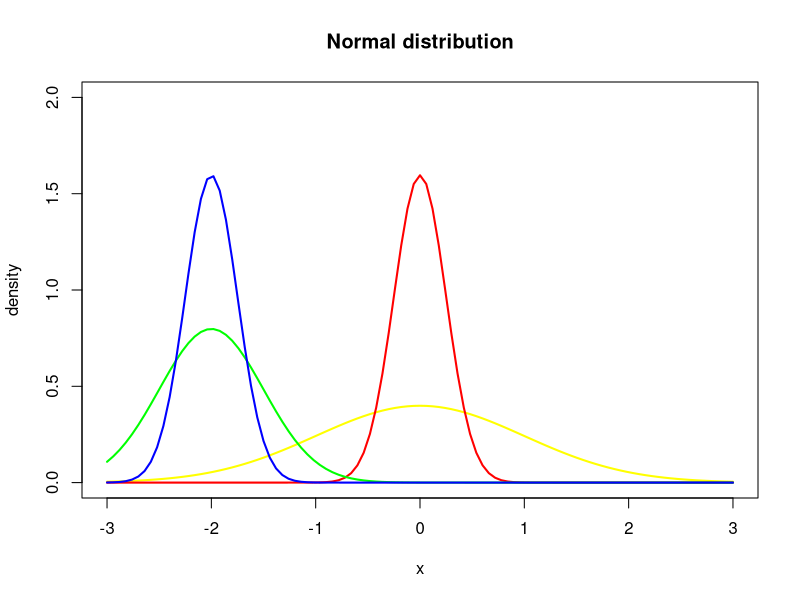
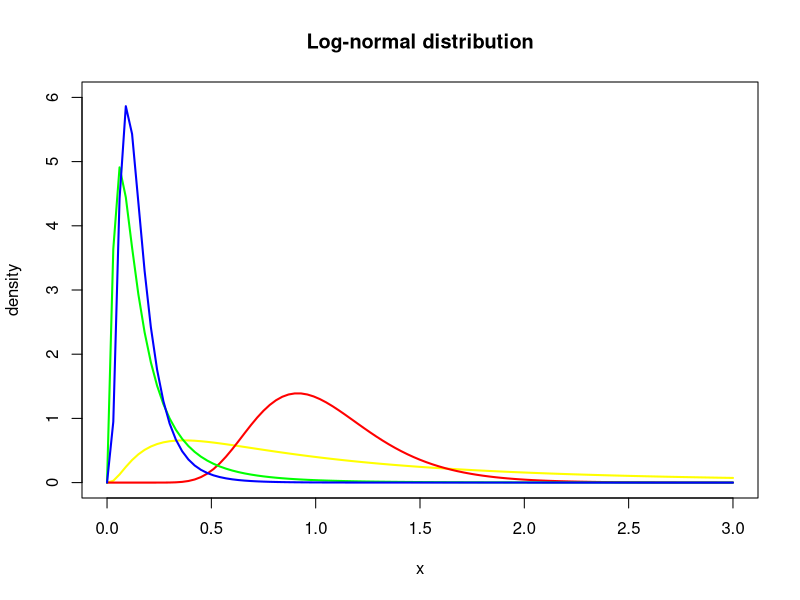
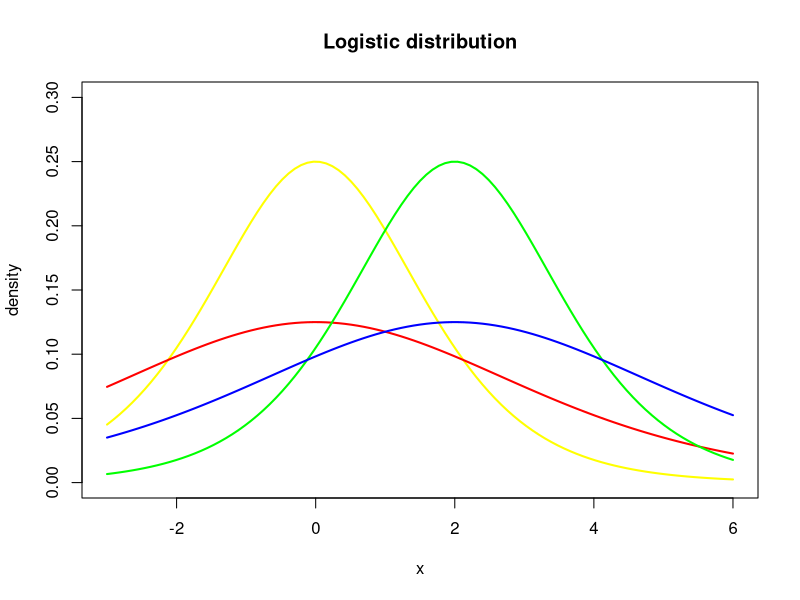
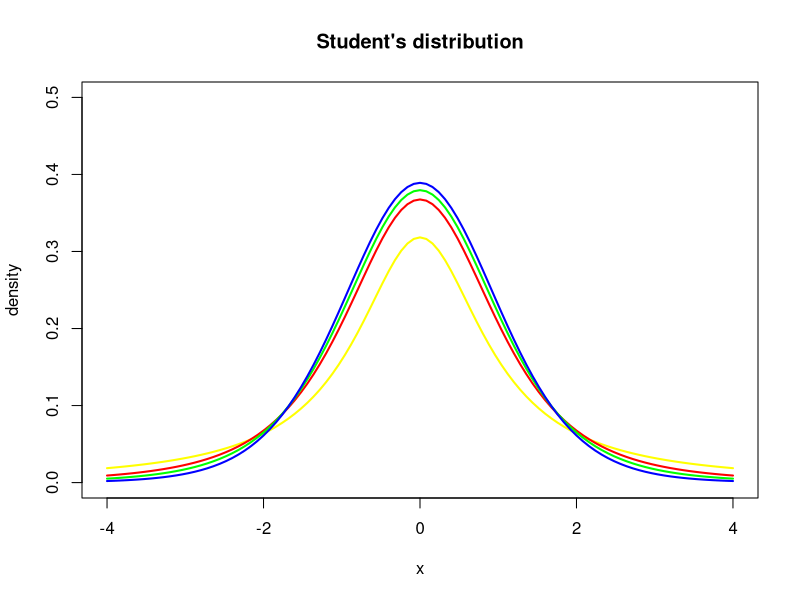
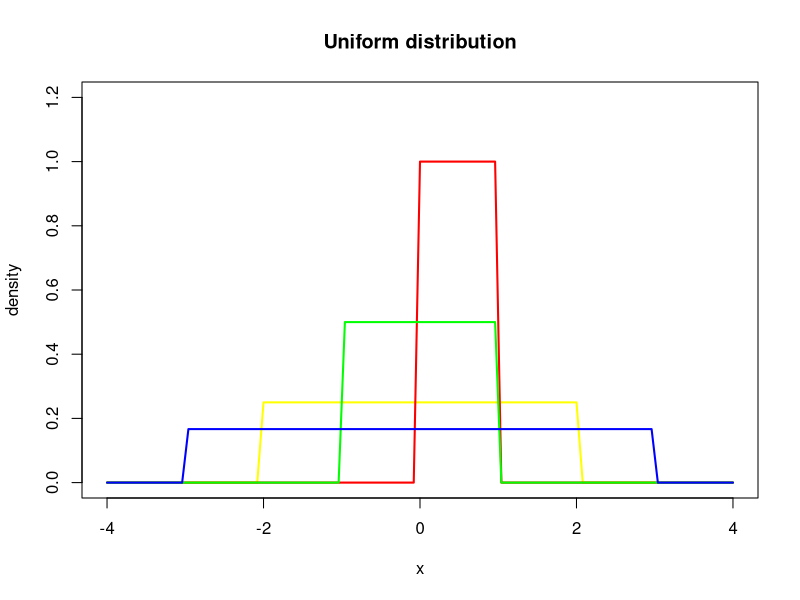
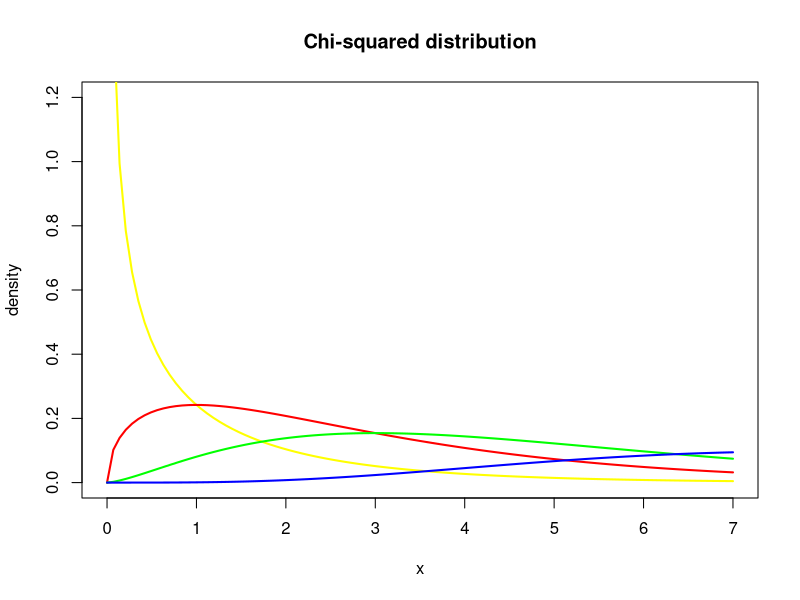
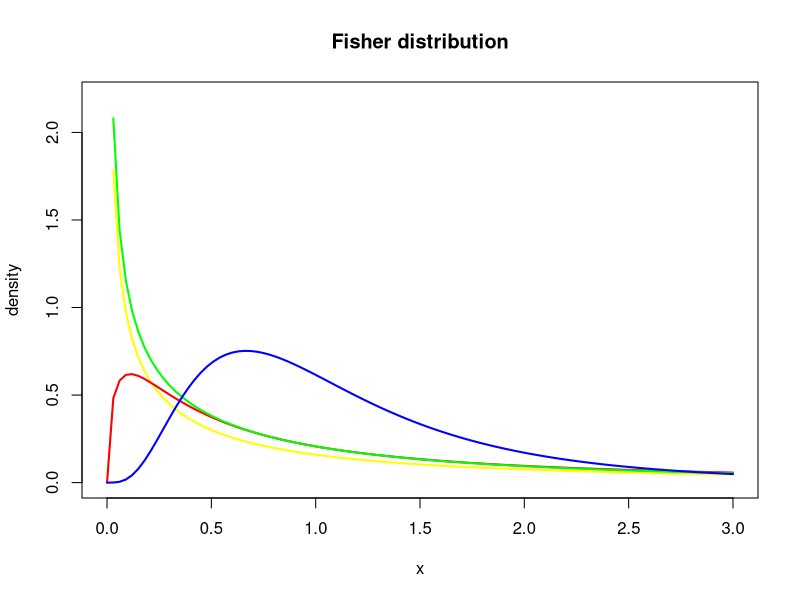
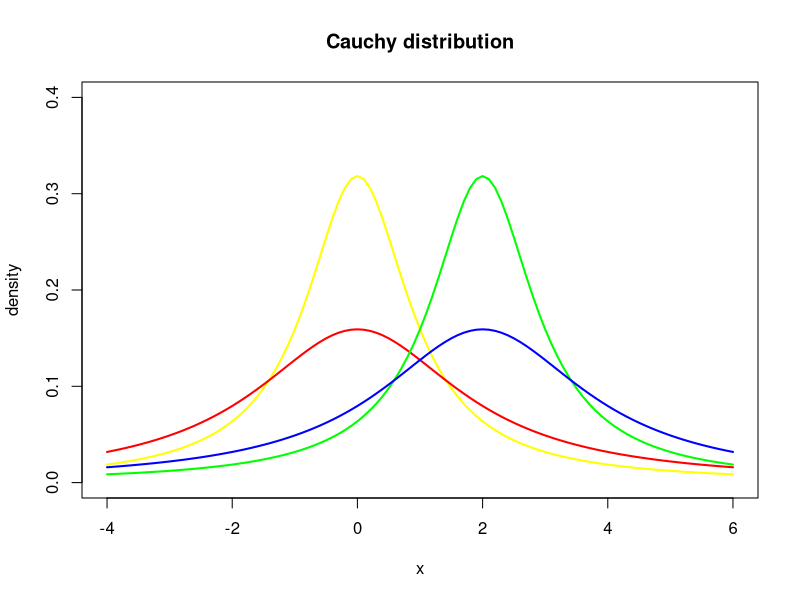

Recreate these plots in R, in order.
bprint <- function(num, value) {
  print(paste0(num, ") ", round(value, digits=2)))
}


plot_curves <- function(func1, func2, func3, func4, from_range, to_range, max_value, title) {
  plot(c(from_range, to_range), c(0, max_value), type="n", xlab="x", ylab="density", main=title)
  curve(func1, from_range, to_range, col="yellow", lwd=2, add=TRUE)
  curve(func2, from_range, to_range, col="red", lwd=2, add=TRUE)
  curve(func3, from_range, to_range, col="green", lwd=2, add=TRUE)
  curve(func4, from_range, to_range, col="blue", lwd=2, add=TRUE)      
}


plot_points <- function(values1, values2, values3, values4, title) {
  max_value = max(c(values1, values2, values3, values4))
  plot(c(0, length(values1)), c(0, max_value), type="n", xlab="x", ylab="density", main=title)
  points(values1, col="red", pch=4)
  points(values2, col="green", pch=4)
  points(values3, col="blue", pch=4)
  points(values4, col="yellow", pch=4)
}


# Part 1
bprint(1, pexp(0.5, rate=2.5))
bprint(2, ppois(8, lambda=0.125))
bprint(3, pchisq(5, df=20, lower.tail=FALSE))
bprint(4, pgeom(4, prob=0.125, lower.tail=FALSE))
bprint(5, qgamma(1/3, shape=4, rate=8))
bprint(6, qhyper(2/3, m=15, n=10, k=12))
bprint(7, qlogis(0.6, location=-2, scale=9, lower.tail=FALSE))
bprint(8, qbinom(0.25, size=100, prob=1/7, lower.tail=FALSE))
bprint(9, dcauchy(18, location=-3, scale=9))
bprint(10, dnbinom(2, size=20, prob=0.75))
bprint(11, pf(1.5, df1=8, df2=16) - pf(1, df1=8, df2=16))
bprint(12, pt(0.5, df=10) - pt(-0.5, df=10))
bprint(13, ppois(10, lambda=2) - ppois(4, lambda=2))
bprint(14, max(dbinom(0:50, size=50, prob=0.375)))

# Part 2
sample1 <- rbeta(100, shape1=5, shape=10)
sample2 <- rgeom(200, prob=0.75)
sample3 <- rbinom(500, size=1, p=0.2)

# Part 3
plot_curves(
  function(x) dnorm(x, mean=0, sd=1), function(x) dnorm(x, mean=0, sd=0.25),
  function(x) dnorm(x, mean=-2, sd=0.5), function(x) dnorm(x, mean=-2, sd=0.25),
  from_range=-3, to_range=3, max_value=2, title="Normal distribution"
)
plot_curves(
  function(x) dlnorm(x, meanlog=0, sdlog=1), function(x) dlnorm(x, meanlog=0, sdlog=0.3),
  function(x) dlnorm(x, meanlog=-2, sdlog=0.9), function(x) dlnorm(x, meanlog=-2, sdlog=0.6),
  from_range=-0, to_range=3, max_value=6, title="Log-normal distribution"
)
plot_curves(
  function(x) dlogis(x, location=0, scale=1), function(x) dlogis(x, location=0, scale=2),
  function(x) dlogis(x, location=2, scale=1), function(x) dlogis(x, location=2, scale=2),
  from_range=-3, to_range=6, max_value=0.3, title="Logistic distribution"
)
plot_curves(
  function(x) dt(x, df=1), function(x) dt(x, df=3),
  function(x) dt(x, df=5), function(x) dt(x, df=10),
  from_range=-4, to_range=4, max_value=0.5, title="Student's distribution"
)
plot_curves(
  function(x) dunif(x, min=-2, max=2), function(x) dunif(x, min=0, max=1),
  function(x) dunif(x, min=-1, max=1), function(x) dunif(x, min=-3, max=3),
  from_range=-4, to_range=4, max_value=1.2, title="Uniform distribution"
)
plot_curves(
  function(x) dchisq(x, df=1), function(x) dchisq(x, df=3),
  function(x) dchisq(x, df=5), function(x) dchisq(x, df=10),
  from_range=0, to_range=7, max_value=1.2, title="Chi-squared distribution"
)
plot_curves(
  function(x) df(x, df1=1, df2=1), function(x) df(x, df1=3, df2=1),
  function(x) df(x, df1=1, df2=3), function(x) df(x, df1=10, df2=10),
  from_range=0, to_range=3, max_value=2.2, title="Fisher distribution"
)
plot_curves(
  function(x) dcauchy(x, location=0, scale=1), function(x) dcauchy(x, location=0, scale=2),
  function(x) dcauchy(x, location=2, scale=1), function(x) dcauchy(x, location=2, scale=2),
  from_range=-4, to_range=6, max_value=0.4, title="Cauchy distribution"
)
plot_curves(
  function(x) dgamma(x, shape=1, rate=1), function(x) dgamma(x, shape=1, rate=2),
  function(x) dgamma(x, shape=2, rate=1), function(x) dgamma(x, shape=2, rate=2),
  from_range=0, to_range=4, max_value=2, title="Gamma distribution"
)
plot_curves(
  function(x) dbeta(x, shape1=1, shape2=1), function(x) dbeta(x, shape1=3, shape2=0.5),
  function(x) dbeta(x, shape1=0.5, shape2=3), function(x) dbeta(x, shape1=3, shape2=3),
  from_range=0, to_range=1, max_value=3, title="Beta distribution"
)
plot_curves(
  function(x) dexp(x, rate=1), function(x) dexp(x, rate=1.5),
  function(x) dexp(x, rate=2), function(x) dexp(x, rate=2.5),
  from_range=0, to_range=5, max_value=2, title="Exponential distribution"
)
plot_curves(
  function(x) dweibull(x, shape=1, scale=1), function(x) dweibull(x, shape=1, scale=5),
  function(x) dweibull(x, shape=3, scale=1), function(x) dweibull(x, shape=3, scale=5),
  from_range=0, to_range=5, max_value=1.5, title="Weibull distribution"
)

# Part 4
plot_points(
  dbinom(0:20, size=10, prob=0.25), dbinom(0:20, size=10, prob=0.5),
  dbinom(0:20, size=20, prob=0.25), dbinom(0:20, size=20, prob=0.5),
  title="Binomal distribution"
)
plot_points(
  dnbinom(0:80, size=10, prob=0.25), dnbinom(0:80, size=10, prob=0.5),
  dnbinom(0:80, size=20, prob=0.25), dnbinom(0:80, size=20, prob=0.5),
  title="Negative binomal distribution"
)
plot_points(
  dgeom(0:20, prob=0.1), dgeom(0:20, prob=0.2),
  dgeom(0:20, prob=0.3), dgeom(0:20, prob=0.4),
  title="Geometric distribution"
)
plot_points(
  dhyper(0:30, n=500, m=50, k=100), dhyper(0:30, n=500, m=100, k=60),
  dhyper(0:30, n=600, m=20, k=50), dhyper(0:30, n=600, m=40, k=80),
  title="Hypergeometric distribution"
)
plot_points(
  dpois(0:20, lambda=1), dpois(0:20, lambda=4),
  dpois(0:20, lambda=10), dpois(0:20, lambda=12),
  title="Poisson distribution"
)

# Cleaning
rm(list=ls())